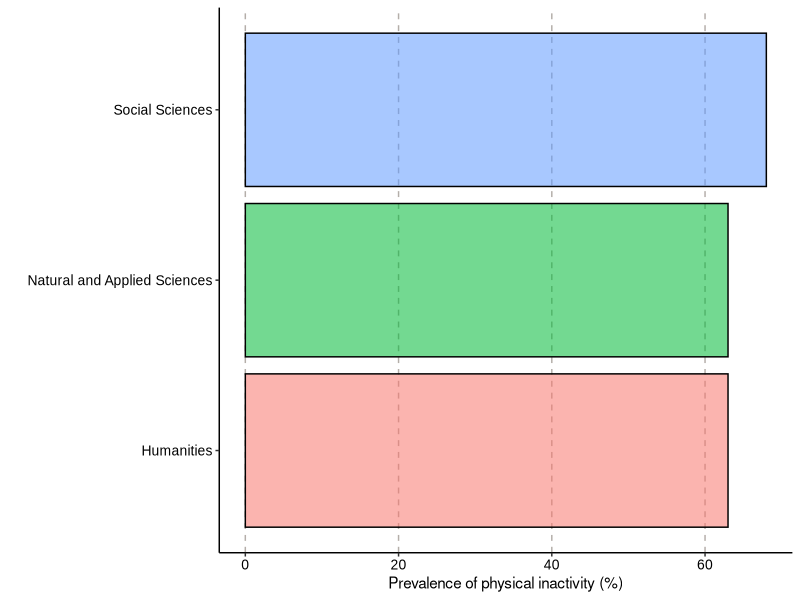
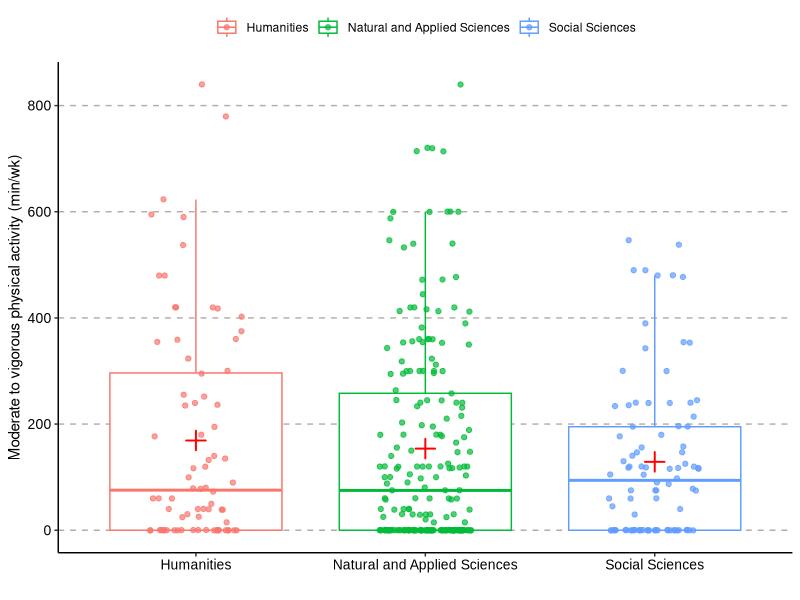

The R script that drew these images, in order:
# PLOT AND ANALYSES FOR MANUSCRIPT ------------------------------------------------------------
# Packages ------------------------------------------------------------------------------------
library(tidyverse)
library(patchwork)

# Reading dataset --------------------------------------------------------------------------------

df <-
  read_delim("data/df_ajustado.csv",
             delim = ";",
             escape_double = FALSE,
             locale = locale(encoding = "ISO-8859-1"),
             trim_ws = TRUE)

# Adjusting dataset ---------------------------------------------------------------------------

df <-
  df |>
  mutate(area = case_when(
    curso == "Análise e desenvolvimento de sistemas" ~ "Natural and Applied Sciences",
    curso == "Serviço Social" ~ "Social Sciences",
    curso == "Engenharia Elétrica" ~ "Natural and Applied Sciences",
    curso == "Arquitetura e urbanismo" ~ "Humanities",
    curso == "Gestão Financeira" ~ "Social Sciences",
    curso == "Engenharia da Computação" ~ "Natural and Applied Sciences",
    curso == "Medicina Veterinária" ~ "Natural and Applied Sciences",
    curso == "História (Licenciatura)" ~ "Humanities",
    curso == "Fisioterapia" ~ "Natural and Applied Sciences",
    curso == "Psicologia" ~ "Social Sciences",
    curso == "Direito" ~ "Natural and Applied Sciences",
    curso == "Gestão Comercial" ~ "Humanities",
    curso == "Nutrição" ~ "Natural and Applied Sciences",
    curso == "Pedagogia (2ª graduação)" ~ "Humanities",
    curso == "Gestão Hospitalar" ~ "Social Sciences",
    curso == "Educação Física (Bacharelado)" ~ "Natural and Applied Sciences",
    curso == "Administração" ~ "Social Sciences",
    curso == "Enfermagem" ~ "Natural and Applied Sciences",
    curso == "Engenharia de Produção" ~ "Natural and Applied Sciences",
    curso == "Ciências Contábeis" ~ "Social Sciences",
    curso == "Logística" ~ "Humanities",
    curso == "Ciências Biológicas - Biologia (Bacharelado)" ~ "Natural and Applied Sciences",
    curso == "Processos gerenciais" ~ "Social Sciences",
    curso == "Geografia (Licenciatura)" ~ "Social Sciences",
    curso == "Odontologia" ~ "Natural and Applied Sciences",
    curso == "Engenharia Ambiental" ~ "Natural and Applied Sciences",
    curso == "Engenharia Civil" ~ "Natural and Applied Sciences",
    curso == "Letras (Licenciatura)" ~ "Humanities",
    curso == "Serviços jurídicos, cartoriais e notariais" ~ "Humanities",
    curso == "Farmácia" ~ "Natural and Applied Sciences",
    curso == "Medicina" ~ "Natural and Applied Sciences",
    curso == "Gestão de Recursos Humanos" ~ "Social Sciences",
    curso == "Gestão da Tecnologia da Informação" ~ "Social Sciences",
    curso == "Educação Física (Licenciatura)" ~ "Natural and Applied Sciences",
    curso == "Estética e Cosmética" ~ "Natural and Applied Sciences",
    curso == "Engenharia Mecânica" ~ "Natural and Applied Sciences",
    curso == "Engenharia Química" ~ "Natural and Applied Sciences",
    curso == "Gastronomia" ~ "Humanities",
    curso == "Ciências Biológicas - Biologia (Licenciatura)" ~ "Natural and Applied Sciences",
    curso == "Biomendicina" ~ "Natural and Applied Sciences",
    curso == "Teologia (Bacharelado)" ~ "Humanities",
    curso == "Comunicação Social - Publicidade e Propaganda" ~ "Humanities",
    curso == "Segurança da Informação" ~ "Social Sciences",
    curso == "Design de Interiores" ~ "Humanities",
    curso == "Marketing Digital" ~ "Humanities",
    curso == "Gestão da Qualidade" ~ "Social Sciences",
    curso == "Gestão Pública" ~ "Social Sciences",
    curso == "Engenharia Mecatrônica" ~ "Natural and Applied Sciences",
    curso == "Processos escolares" ~ "Social Sciences",
    curso == "Pedagogia" ~ "Humanities",
    curso == "Marketing" ~ "Humanities"
  ))


# PLOTS FOR PAPER -----------------------------------------------------------------------------
# MVPA ----------------------------------------------------------------------------------------
# Prevalence of physical inactivity
df |>
  select(area,
         mvpa_ativo) |>
  group_by(area, mvpa_ativo) |>
  summarise(n = n())

prevalence_inactivity <-
  tibble::tribble(
    ~area, ~prevalencia,
    "Humanities", 63,
    "Natural and Applied Sciences",  63,
    "Social Sciences", 68
  )

prevalence_plt <-
  prevalence_inactivity |>
  ggplot(mapping = aes(x = area,
                       y = prevalencia,
                       fill = area,
                       alpha = 0.7)) +
  geom_col(colour = "black",
           show.legend = FALSE) +
  # Customizations
  theme(
    # axis.ticks = element_blank(),
    axis.line = element_line(colour = "black"),
    panel.grid = element_line(color = "#b4aea9"),
    panel.grid.minor = element_blank(),
    panel.grid.major.y = element_blank(),
    panel.grid.major.x = element_line(linetype = "dashed"),
    panel.background = element_rect(fill = "#ffffff", color = "#ffffff"),
    plot.background = element_rect(fill = "#ffffff", color = "#ffffff"),
    # legend
    legend.title = element_blank(),
    legend.position = "top",
    axis.text = element_text(family = "arial",
                             size = 10,
                             colour = "black")
  ) +
  # Add labels and title
  labs(
    x = "",
    y = "Prevalence of physical inactivity (%)"
  ) +
  coord_flip()

# PLOT!!!!
prevalence_plt

# MVPA as continuos variable
# Basic plot
plt_mvpa <-
  df |>
  ggplot(mapping = aes(x = area,
                       y = mvpa,
                       color = area)) +
  stat_boxplot(varwidth = FALSE,
               outlier.shape = NA,
               show.legend = TRUE) +
  geom_jitter(width = 0.2,
              size = 1.5,
              alpha = 0.7,
              show.legend = TRUE) +
  stat_summary(
    fun = "mean",
    shape = 3,
    size = 1,
    colour = "red") +
# Customizing
# Add labels and title
  labs(
    x = "",
    y = "Moderate to vigorous physical activity (min/wk)"
    ) +
  # Customizations
  theme(
    # axis.ticks = element_blank(),
    axis.line = element_line(colour = "black"),
    panel.grid = element_line(color = "#b4aea9"),
    panel.grid.minor = element_blank(),
    panel.grid.major.x = element_blank(),
    panel.grid.major.y = element_line(linetype = "dashed"),
    panel.background = element_rect(fill = "#ffffff", color = "#ffffff"),
    plot.background = element_rect(fill = "#ffffff", color = "#ffffff"),
    # legend
    legend.title = element_blank(),
    legend.position = "top",
    axis.text = element_text(family = "arial",
                             size = 10,
                             colour = "black")
  )

# PLOT!!!!
plt_mvpa

# Sedentary behavior --------------------------------------------------------------------------
# Prevalence of elevate sedentary behavior


# Basic plot
plt_sed <-
  df |>
  ggplot(mapping = aes(x = area,
                       y = comportamento_sedentario,
                       color = area)) +
  stat_boxplot(varwidth = FALSE,
               outlier.shape = NA,
               show.legend = TRUE) +
  geom_jitter(width = 0.2,
              size = 1.5,
              show.legend = TRUE) +
  stat_summary(
    fun = "mean",
    shape = 3,
    size = 1,
    colour = "red") +
  # Add labels and title
  labs(
    x = "",
    y = "Sedentary behavior (min/wk)"
  ) +
  # Customizations
  theme(
    # axis.ticks = element_blank(),
    axis.line = element_line(colour = "black"),
    panel.grid = element_line(color = "#b4aea9"),
    panel.grid.minor = element_blank(),
    panel.grid.major.x = element_blank(),
    panel.grid.major.y = element_line(linetype = "dashed"),
    panel.background = element_rect(fill = "#ffffff", color = "#ffffff"),
    plot.background = element_rect(fill = "#ffffff", color = "#ffffff"),
    # legend
    legend.title = element_blank(),
    legend.position = "top",
    axis.text = element_text(family = "arial",
                             size = 10,
                             colour = "black")
  )









